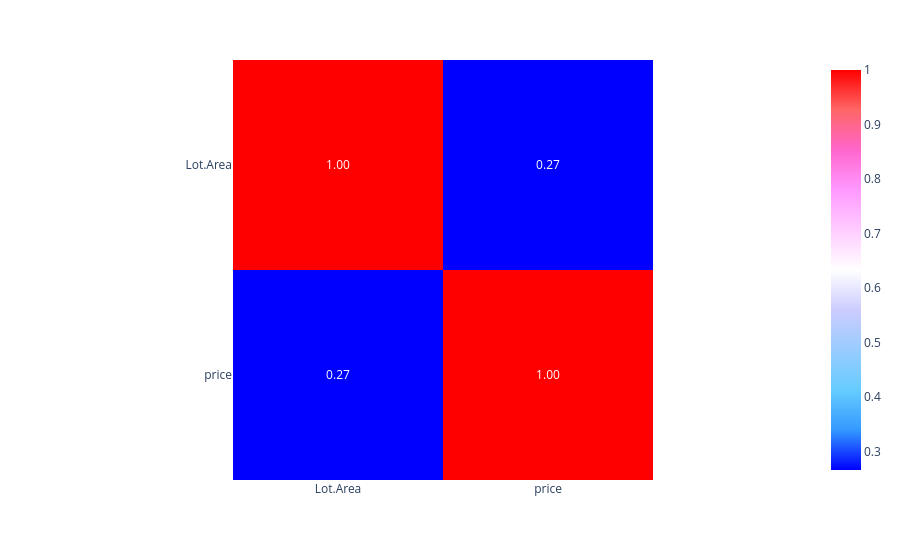

Notebook cell for this chart:
### Code cell
px.imshow(corr,text_auto=".2f", color_continuous_scale="Picnic")

### Figure 1 — Plotly figure (JSON) as saved in the notebook; plotly's stock layout.template omitted (floating-point values rounded to 4 significant figures)
{"data": [{"coloraxis": "coloraxis", "hovertemplate": "x: %{x}<br>y: %{y}<br>color: %{z}<extra></extra>", "name": "0", "texttemplate": "%{z:.2f}", "type": "heatmap", "x": ["Lot.Area", "price"], "xaxis": "x", "y": ["Lot.Area", "price"], "yaxis": "y", "z": [[1.0, 0.2665], [0.2665, 1.0]]}], "layout": {"coloraxis": {"colorscale": [[0, "rgb(0,0,255)"], [0.1, "rgb(51,153,255)"], [0.2, "rgb(102,204,255)"], [0.3, "rgb(153,204,255)"], [0.4, "rgb(204,204,255)"], [0.5, "rgb(255,255,255)"], [0.6, "rgb(255,204,255)"], [0.7, "rgb(255,153,255)"], [0.8, "rgb(255,102,204)"], [0.9, "rgb(255,102,102)"], [1, "rgb(255,0,0)"]]}, "margin": {"t": 60}, "xaxis": {"anchor": "y", "constrain": "domain", "domain": [0, 1], "scaleanchor": "y"}, "yaxis": {"anchor": "x", "autorange": "reversed", "constrain": "domain", "domain": [0, 1]}}}
